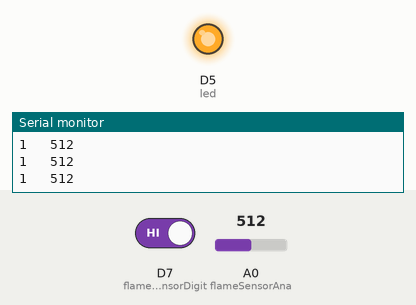
This sketch was run on a simulated ESP8266 (NodeMCU). On the bench: output pins drawn as LEDs (lit = HIGH), the last lines printed to the serial monitor. The test bench sets the inputs (shaded band); at power-on: D7 (flameSensorDigit) HIGH, A0 (flameSensorAna) = 512.

Above: at 1.2 s.
1.3 s: D7 (flameSensorDigit) driven LOW
At 1.9 s:
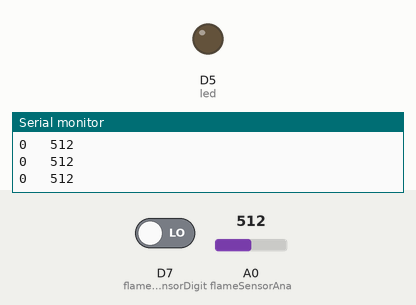
2.8 s: D7 (flameSensorDigit) driven HIGH
At 4.2 s:
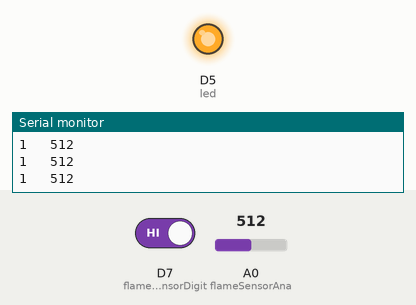
Timing chart, 0 to 5.8 s (numbered marks = the images above; inputs shaded):
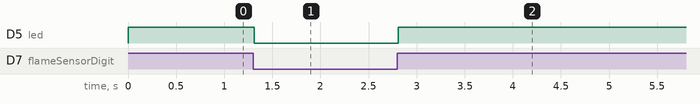

Measured:
- after the input at 1.3 s, D5 (led): HIGH → LOW at once
- after the input at 2.8 s, D5 (led): LOW → HIGH at once

The sketch:

flameSensor.ino
```cpp
#define flameSensorDigit  D7
#define flameSensorAna  A0
#define led  D5

void setup()
{
  Serial.begin(9600);
  pinMode(flameSensorDigit, INPUT);
  pinMode(flameSensorAna, INPUT);
  pinMode(led, OUTPUT);
}

void loop()
{
  int digitValue = digitalRead(flameSensorDigit);
  Serial.print(digitValue);
  Serial.print("   ");
  Serial.println(analogRead(flameSensorAna));
  if (digitValue == 0) {
    digitalWrite(led, LOW);
  }
  else {
    digitalWrite(led, HIGH);
  }
}
```
